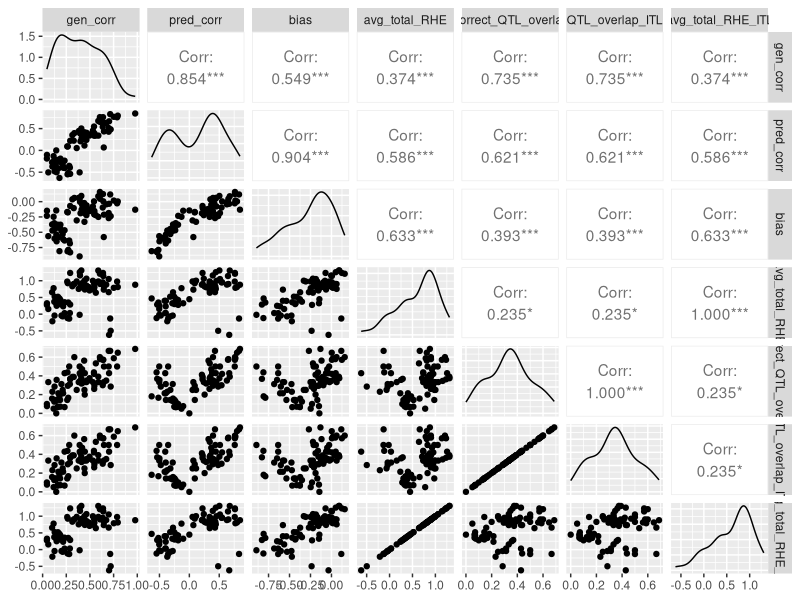
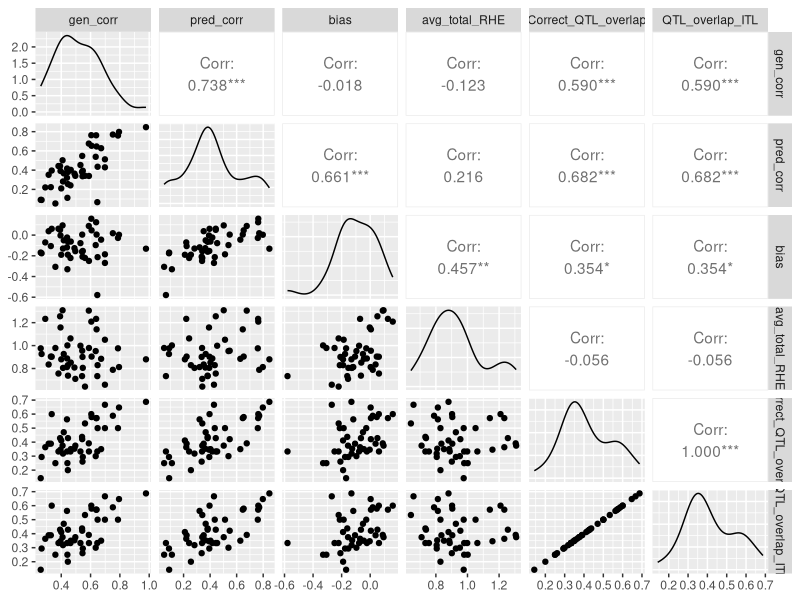
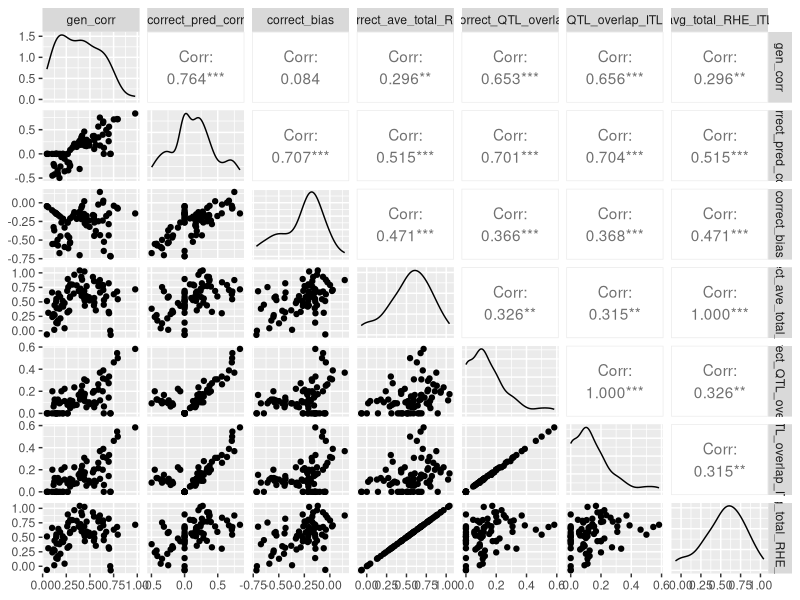
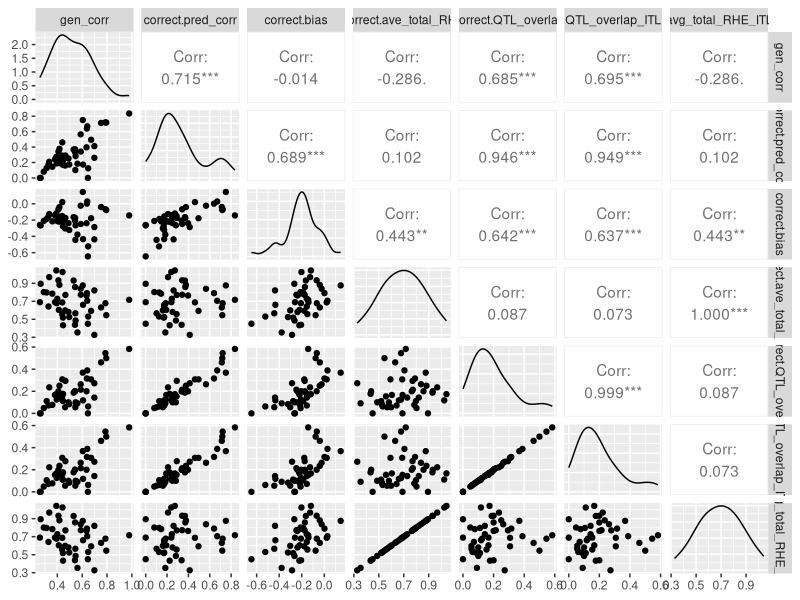
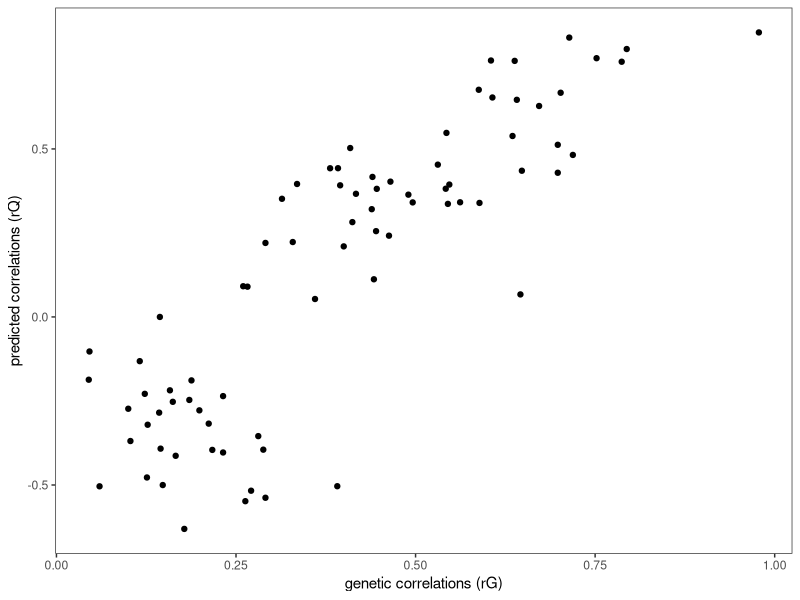
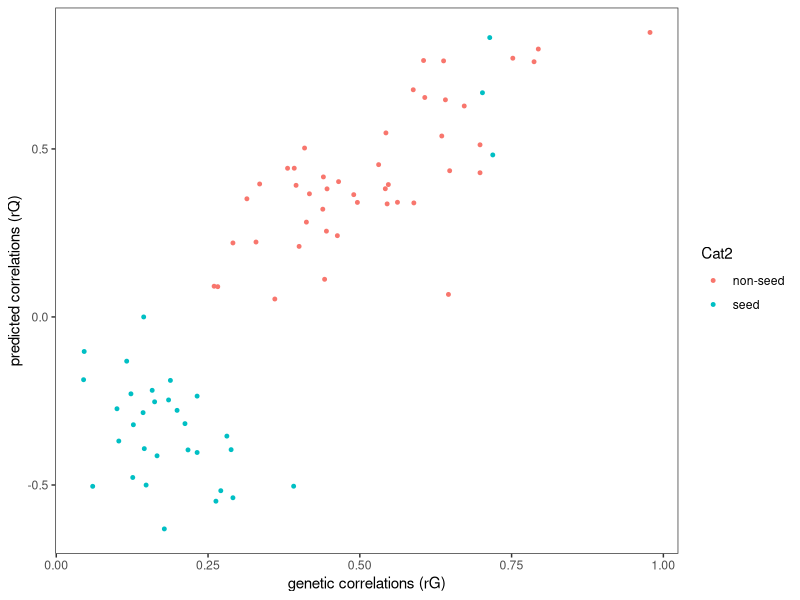
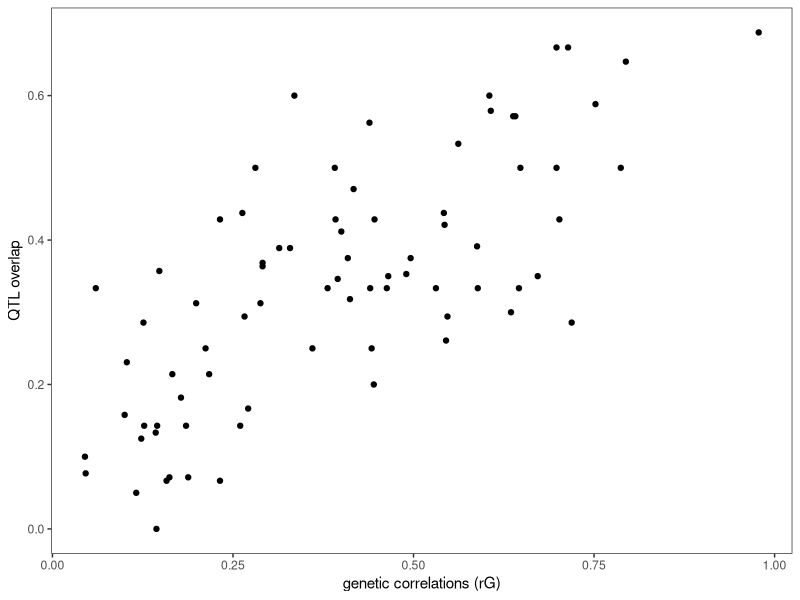
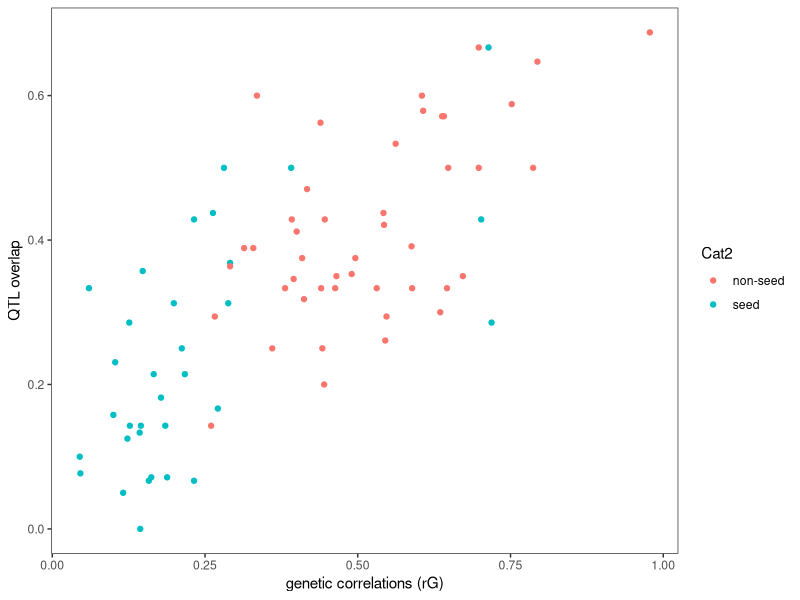

R code for these plots, in order:
work_dir <- ("/Users/irene/Dropbox (Duke Bio_Ea)/Rausher Lab/Current_lab_members/Irene_Liao_Data/Dissertation/1_QTL_chapter/Mark_Analyses/Correlations/")
setwd (work_dir)

library(GGally) #for plots
library(ggpubr) #to arrange subfigures into figure

# Goal: 
# (1) Find correlations between QTL overlap, genetic correlations, bias, predicted genetic correlations
# (2) Plot correlations

# path to working directory
path <- work_dir

# read in files
# CWS_all - values from all QTL pairwise traits
# CWS_FN - values from only flower and nectar QTLs (all QTLs)
# GWS_all - values from GWS QTL pairwise traits
# GWS_FN - values from only flower and nectar QTLs (GWS QTLs)

CWS_all <- read.table("CWS_all_201005.csv", sep=",", header=TRUE, stringsAsFactor=FALSE)
CWS_FN <- read.table("CWS_FN_201005.csv", sep=",", header=TRUE, stringsAsFactor=FALSE)
GWS_all <- read.table("GWS_all_201005.csv", sep=",", header=TRUE, stringsAsFactor=FALSE)
GWS_FN <- read.table("GWS_FN_201005.csv", sep=",", header=TRUE, stringsAsFactor=FALSE)

# examine the correlations for all values
pdf("Correlations_allTypes_201004.pdf", useDingbats = FALSE)
ggpairs(CWS_all[2:8])
ggpairs(CWS_FN[2:7])
ggpairs(GWS_all[2:8])
ggpairs(GWS_FN[2:8])
dev.off()

###########
# CWS_all #
###########
pdf("Correlations_CWS_all_210514.pdf", useDingbats = FALSE)
#sink("Correlations_CWS_all_201005.txt")
M1 <- cor(CWS_all$gen_corr,CWS_all$pred_corr)
print("(1) gen_corr vs pred_corr")
print(M1)
p1 <- ggplot(CWS_all, aes(x=gen_corr, y=pred_corr)) +
  geom_point() + theme_bw() + labs(x="genetic correlations (rG)", y="predicted correlations (rQ)") +
  theme(panel.grid.major=element_blank(), panel.grid.minor=element_blank(),plot.background=element_blank())
plot(p1)
A2 <- ggplot(CWS_all, aes(x=gen_corr, y=pred_corr, color=Cat2)) +
  geom_point(size=1) + theme_bw() + labs(x="genetic correlations (rG)", y="predicted correlations (rQ)") +
  theme(panel.grid.major=element_blank(), panel.grid.minor=element_blank(),plot.background=element_blank())
plot(A2)

M1 <- cor(CWS_all$gen_corr,CWS_all$Correct_QTL_overlap)
print("(2) gen_corr vs Correct_QTL_overlap")
print(M1)
p1 <- ggplot(CWS_all, aes(x=gen_corr, y=Correct_QTL_overlap)) +
  geom_point() + theme_bw() + labs(x="genetic correlations (rG)", y="QTL overlap") +
  theme(panel.grid.major=element_blank(), panel.grid.minor=element_blank(),plot.background=element_blank())
plot(p1)
p1 <- ggplot(CWS_all, aes(x=gen_corr, y=Correct_QTL_overlap, color=Cat2)) +
  geom_point() + theme_bw() + labs(x="genetic correlations (rG)", y="QTL overlap") +
  theme(panel.grid.major=element_blank(), panel.grid.minor=element_blank(),plot.background=element_blank())
plot(p1)

M1 <- cor(CWS_all$avg_total_RHE,CWS_all$bias)
print("(3) avg total RHE vs bias")
print(M1)
p1 <- ggplot(CWS_all, aes(x=avg_total_RHE, y=bias)) +
  geom_point() + theme_bw() + labs(x="average total RHE", y="bias (rQ - rG)") +
  theme(panel.grid.major=element_blank(), panel.grid.minor=element_blank(),plot.background=element_blank())
plot(p1)
C2 <- ggplot(CWS_all, aes(x=avg_total_RHE, y=bias, color=Cat2)) +
  geom_point(size=1) + theme_bw() + labs(x="average total RHE", y="bias (rQ - rG)") +
  theme(panel.grid.major=element_blank(), panel.grid.minor=element_blank(),plot.background=element_blank())
plot(C2)
#sink()
dev.off()

##########
# CWS_FN #
##########
pdf("Correlations_CWS_FN_210514.pdf", useDingbats = FALSE)
#sink("Correlations_CWS_FN_201005.txt")
M1 <- cor(CWS_FN$gen_corr,CWS_FN$pred_corr)
print("(1) gen_corr vs pred_corr")
print(M1)
B2 <- ggplot(CWS_FN, aes(x=gen_corr, y=pred_corr)) +
  geom_point(size=1) + theme_bw() + labs(x="genetic correlations (rG)", y="predicted correlations (rQ)") +
  theme(panel.grid.major=element_blank(), panel.grid.minor=element_blank(),plot.background=element_blank())
plot(B2)
p1 <- ggplot(CWS_FN, aes(x=gen_corr, y=pred_corr, color=Cat1)) +
  geom_point() + theme_bw() + labs(x="genetic correlations (rG)", y="predicted correlations (rQ)") +
  theme(panel.grid.major=element_blank(), panel.grid.minor=element_blank(),plot.background=element_blank())
plot(p1)


M1 <- cor(CWS_FN$gen_corr,CWS_FN$Correct_QTL_overlap)
print("(2) gen_corr vs Correct_QTL_overlap")
print(M1)
p1 <- ggplot(CWS_FN, aes(x=gen_corr, y=Correct_QTL_overlap)) +
  geom_point() + theme_bw() + labs(x="genetic correlations (rG)", y="QTL overlap") +
  theme(panel.grid.major=element_blank(), panel.grid.minor=element_blank(),plot.background=element_blank())
plot(p1)
p1 <- ggplot(CWS_FN, aes(x=gen_corr, y=Correct_QTL_overlap, color=Cat1)) +
  geom_point() + theme_bw() + labs(x="genetic correlations (rG)", y="QTL overlap") +
  theme(panel.grid.major=element_blank(), panel.grid.minor=element_blank(),plot.background=element_blank())
plot(p1)

M1 <- cor(CWS_FN$avg_total_RHE,CWS_FN$bias)
print("(3) avg total RHE vs bias")
print(M1)
D2 <- ggplot(CWS_FN, aes(x=avg_total_RHE, y=bias)) +
  geom_point(size=1) + theme_bw() + labs(x="average total RHE", y="bias (rQ - rG)") +
  theme(panel.grid.major=element_blank(), panel.grid.minor=element_blank(),plot.background=element_blank())
plot(D2)
p1 <- ggplot(CWS_FN, aes(x=avg_total_RHE, y=bias, color=Cat1)) +
  geom_point() + theme_bw() + labs(x="average total RHE", y="bias (rQ - rG)") +
  theme(panel.grid.major=element_blank(), panel.grid.minor=element_blank(),plot.background=element_blank())
plot(p1)

#sink()
dev.off()

###########
# GWS_all #
###########
pdf("Correlations_GWS_all_210514.pdf", useDingbats = FALSE)
#sink("Correlations_GWS_all_201005.txt")
M1 <- cor(GWS_all$gen_corr,GWS_all$correct_pred_corr)
print("(1) gen_corr vs correct_pred_corr")
print(M1)
p1 <- ggplot(GWS_all, aes(x=gen_corr, y=correct_pred_corr)) +
  geom_point() + theme_bw() + labs(x="genetic correlations (rG)", y="predicted correlations (rQ)") +
  theme(panel.grid.major=element_blank(), panel.grid.minor=element_blank(),plot.background=element_blank())
plot(p1)
A1 <- ggplot(GWS_all, aes(x=gen_corr, y=correct_pred_corr, color=Cat2)) +
  geom_point(size=1) + theme_bw() + labs(x="genetic correlations (rG)", y="predicted correlations (rQ)") +
  theme(panel.grid.major=element_blank(), panel.grid.minor=element_blank(),plot.background=element_blank())
plot(A1)
#fig1

M1 <- cor(GWS_all$gen_corr,GWS_all$Correct_QTL_overlap)
print("(2) gen_corr vs Correct_QTL_overlap")
print(M1)
p1 <- ggplot(GWS_all, aes(x=gen_corr, y=Correct_QTL_overlap)) +
  geom_point() + theme_bw() + labs(x="genetic correlations (rG)", y="QTL overlap") +
  theme(panel.grid.major=element_blank(), panel.grid.minor=element_blank(),plot.background=element_blank())
plot(p1)
p1 <- ggplot(GWS_all, aes(x=gen_corr, y=Correct_QTL_overlap, color=Cat2)) +
  geom_point() + theme_bw() + labs(x="genetic correlations (rG)", y="QTL overlap") +
  theme(panel.grid.major=element_blank(), panel.grid.minor=element_blank(),plot.background=element_blank())
plot(p1)

M1 <- cor(GWS_all$Correct_ave_total_RHE,GWS_all$correct_bias)
print("(4) correct_ave_total_RHE vs correct_bias")
print(M1)
p1 <- ggplot(GWS_all, aes(x=Correct_ave_total_RHE, y=correct_bias)) +
  geom_point() + theme_bw() + labs(x="average total RHE", y="bias (rQ - rG)") +
  theme(panel.grid.major=element_blank(), panel.grid.minor=element_blank(),plot.background=element_blank())
plot(p1)
C1 <- ggplot(GWS_all, aes(x=Correct_ave_total_RHE, y=correct_bias, color=Cat2)) +
  geom_point(size=1) + theme_bw() + labs(x="average total RHE", y="bias (rQ - rG)") +
  theme(panel.grid.major=element_blank(), panel.grid.minor=element_blank(),plot.background=element_blank())
plot(C1)

#sink()
dev.off()

##########
# GWS_FN #
##########
pdf("Correlations_GWS_FN_210514.pdf", useDingbats = FALSE)
#sink("Correlations_GWS_FN_201005.txt")
M1 <- cor(GWS_FN$gen_corr,GWS_FN$correct.pred_corr)
print("(1) gen_corr vs correct_pred_corr")
print(M1)
B1 <- ggplot(GWS_FN, aes(x=gen_corr, y=correct.pred_corr)) +
  geom_point(size=1) + theme_bw() + labs(x="genetic correlations (rG)", y="predicted correlations (rQ)") +
  theme(panel.grid.major=element_blank(), panel.grid.minor=element_blank(),plot.background=element_blank())
plot(B1)
p1 <- ggplot(GWS_FN, aes(x=gen_corr, y=correct.pred_corr, color=Cat1)) +
  geom_point() + theme_bw() + labs(x="genetic correlations (rG)", y="predicted correlations (rQ)") +
  theme(panel.grid.major=element_blank(), panel.grid.minor=element_blank(),plot.background=element_blank())
plot(p1)


M1 <- cor(GWS_FN$gen_corr,GWS_FN$Correct.QTL_overlap)
print("(2) gen_corr vs Correct_QTL_overlap")
print(M1)
p1 <- ggplot(GWS_FN, aes(x=gen_corr, y=Correct.QTL_overlap)) +
  geom_point() + theme_bw() + labs(x="genetic correlations (rG)", y="QTL overlap") +
  theme(panel.grid.major=element_blank(), panel.grid.minor=element_blank(),plot.background=element_blank())
plot(p1)
p1 <- ggplot(GWS_FN, aes(x=gen_corr, y=Correct.QTL_overlap, color=Cat1)) +
  geom_point() + theme_bw() + labs(x="genetic correlations (rG)", y="QTL overlap") +
  theme(panel.grid.major=element_blank(), panel.grid.minor=element_blank(),plot.background=element_blank())
plot(p1)

M1 <- cor(GWS_FN$Correct.ave_total_RHE,GWS_FN$correct.bias)
print("(3) correct_ave_total_RHE vs correct_bias")
print(M1)
D1 <- ggplot(GWS_FN, aes(x=Correct.ave_total_RHE, y=correct.bias)) +
  geom_point(size=1) + theme_bw() + labs(x="average total RHE", y="bias (rQ - rG)") +
  theme(panel.grid.major=element_blank(), panel.grid.minor=element_blank(),plot.background=element_blank())
plot(D1)
p1 <- ggplot(GWS_FN, aes(x=Correct.ave_total_RHE, y=correct.bias, color=Cat1)) +
  geom_point() + theme_bw() + labs(x="average total RHE", y="bias (rQ - rG)") +
  theme(panel.grid.major=element_blank(), panel.grid.minor=element_blank(),plot.background=element_blank())
plot(p1)
#sink()
dev.off()

############################
# arrange to make Figure 5 #
############################
pdf("Correlations_Figure5_arrange.pdf", useDingbats = FALSE)
panel1 <- ggarrange(A1, A2, ncol = 2, nrow=1, labels=c("a)","b)"), legend = "none")
panel1
panel2 <- ggarrange(B1, B2, ncol = 2, nrow=1, labels=c("c)","d)"))
panel2
panel3 <- ggarrange(C1, C2, ncol = 2, nrow=1, labels=c("e)","f)"), legend = "none")
panel3
panel4 <- ggarrange(D1, D2, ncol = 2, nrow=1, labels=c("g)","h)"))
panel4

comb <- ggarrange(panel1, panel2, panel3, panel4,
                  nrow=4)
comb
dev.off()